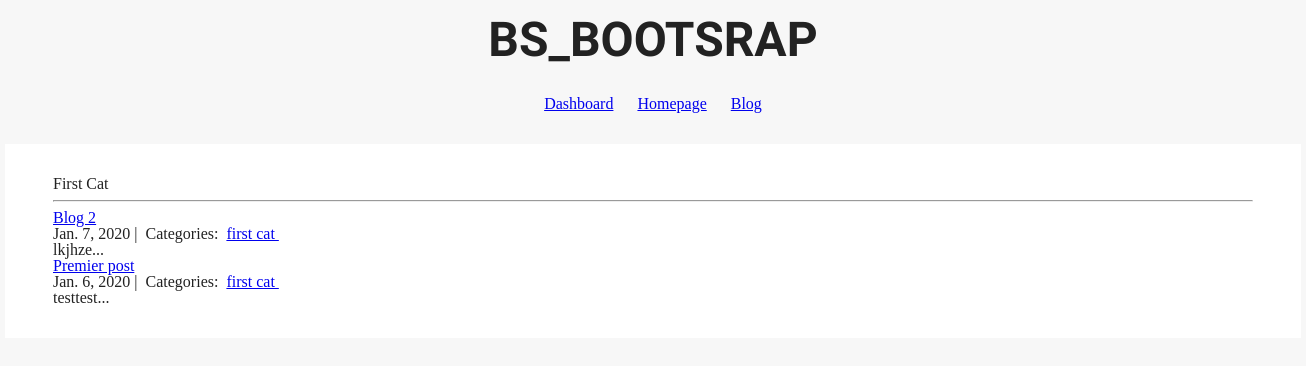
/blog/first cat/, run on the app's committed database.
### blog/models.py (models this page shows)
class Category(models.Model):
    name = models.CharField(max_length=20)

class Post(models.Model):
    title = models.CharField(max_length=255)
    body = models.TextField()
    created_on = models.DateTimeField(auto_now_add=True)
    last_modified = models.DateTimeField(auto_now=True)
    categories = models.ManyToManyField('Category', related_name='posts')

### blog/views.py (the view)
# urls.py: path("<category>/", views.blog_category, name="blog_category"),
def blog_category(request, category):
    posts = Post.objects.filter(
        categories__name__contains=category
    ).order_by(
        '-created_on'
    )
    context = {
        "category": category,
        "posts": posts
    }
    return render(request, "blog_category.html", context)

### blog/templates/blog_category.html
{% extends "head.html" %}
{% block page_content %}
<div class="col-md-8 offset-md-2">
    <h1>{{ category | title }}</h1>
    <hr>
    {% for post in posts %}
        <h2><a href="{% url 'blog_detail' post.pk%}">{{ post.title }}</a></h2>
        <small>
            {{ post.created_on.date }} |&nbsp;
            Categories:&nbsp;
            {% for category in post.categories.all %}
            <a href="{% url 'blog_category' category.name %}">
                {{ category.name }}
            </a>&nbsp;
            {% endfor %}
        </small>
        <p>{{ post.body | slice:":400" }}...</p>
    {% endfor %}
</div>
{% endblock %}

### static/site-style.css (style rules this page uses)
html, body, div, span, applet, object, iframe, h1, h2, h3, h4, h5, h6, p, blockquote, pre, a, abbr, acronym, address, big, cite, code, del, dfn, em, img, ins, kbd, q, s, samp, small, strike, strong, sub, sup, tt, var, b, u, i, center, dl, dt, dd, ol, ul, li, fieldset, form, label, legend, table, caption, tbody, tfoot, thead, tr, th, td, article, aside, canvas, details, embed, figure, figcaption, footer, header, hgroup, menu, nav, output, ruby, section, summary, time, mark, audio, video { margin: 0; padding: 0; border: 0; font-size: 100%; font: inherit; vertical-align: baseline; }
body { line-height: 1; }
html { font-size: 100%; -webkit-text-size-adjust: 100%; -ms-text-size-adjust: 100%; }
html, button, input, select, textarea { color: #222; }
body { background:#f7f7f7 }

### data on the page
Category: name "First Cat", name "first cat"
Post: title "Blog 2", created_on "Jan. 7, 2020", body "lkjhze"
Post: title "Premier post", created_on "Jan. 6, 2020", body "testtest"
